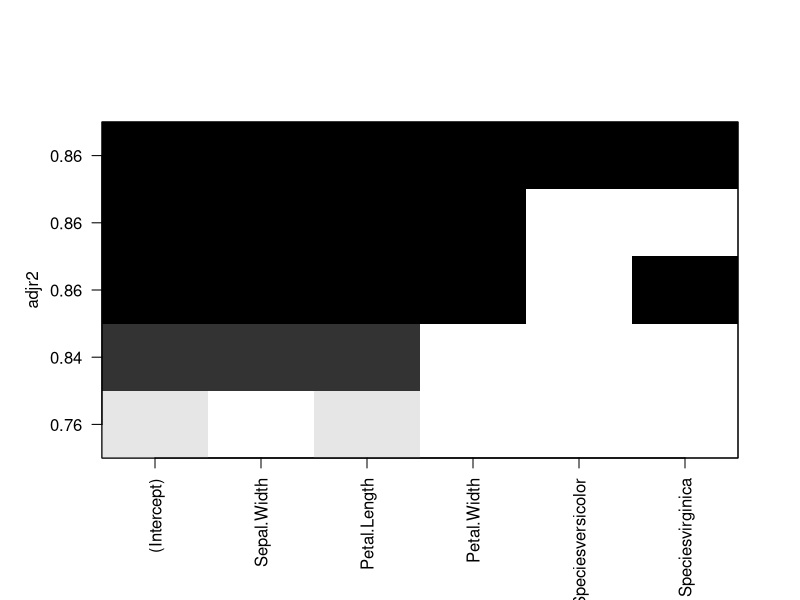
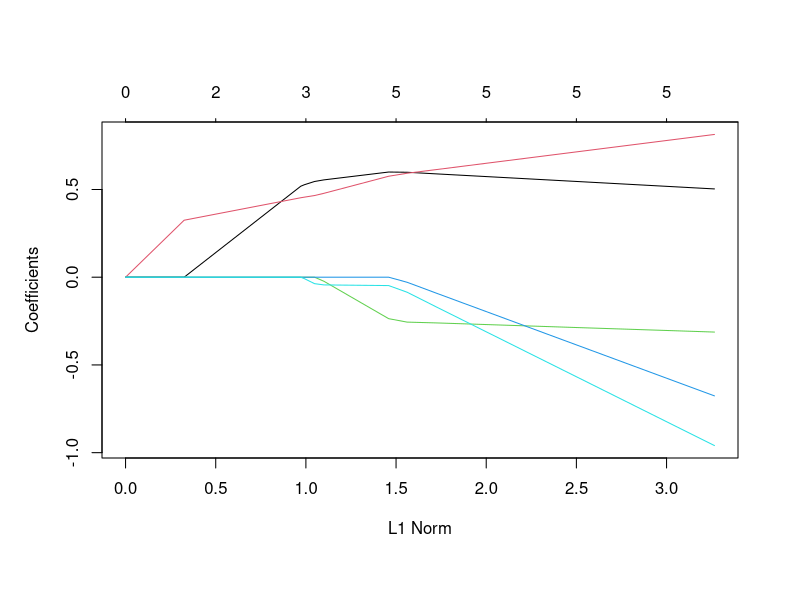
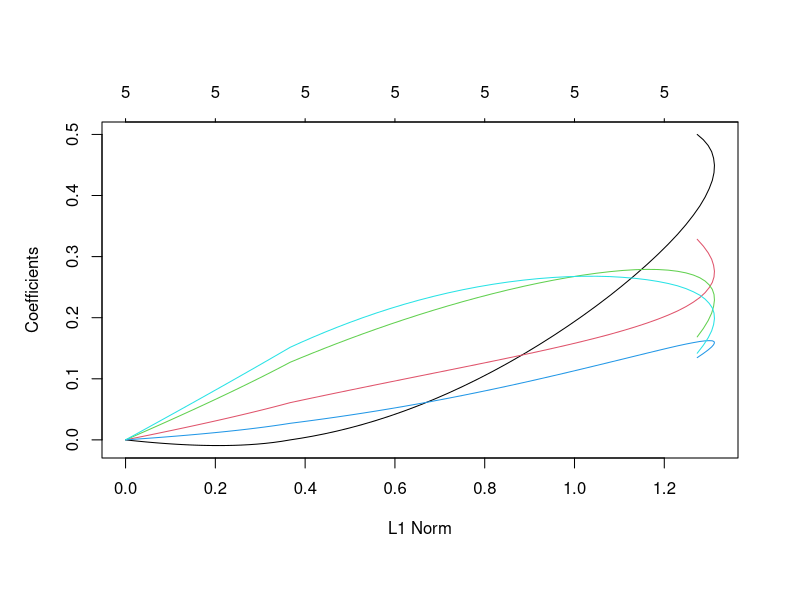
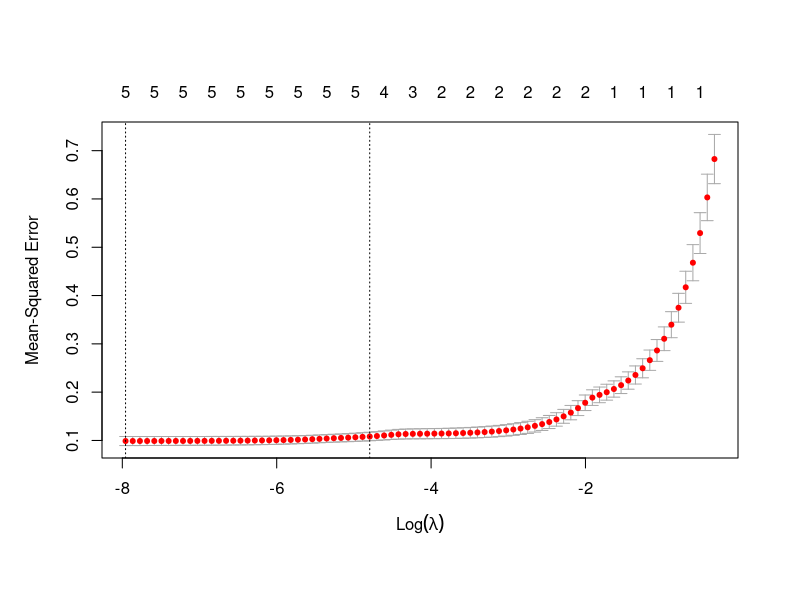
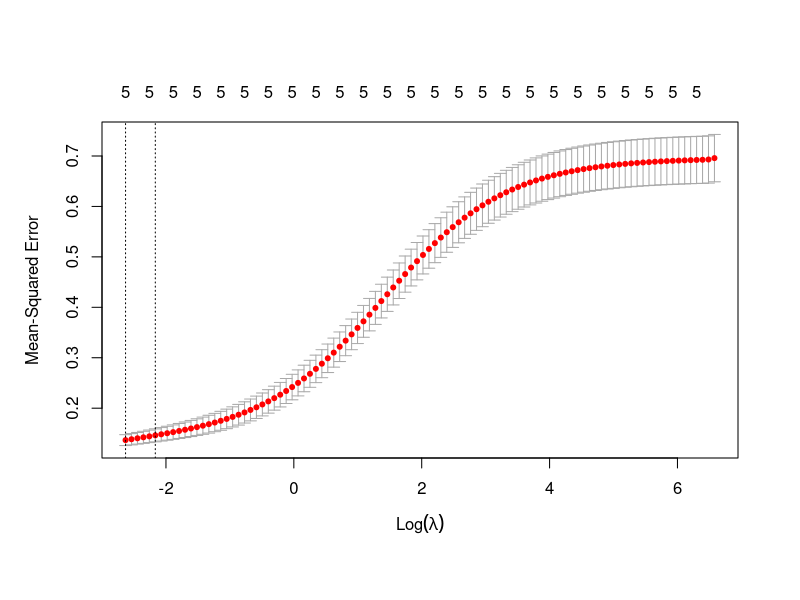

Reproduce these figures in R, in order.
library(leaps)
library(tidyverse)
library(glmnet)

#model for iris
iris <- as_data_frame(iris)

regfit <- regsubsets(Sepal.Length ~ ., iris, method = "forward", nvmax = 19)
regfit_backward <- regsubsets(Sepal.Length ~ ., iris, method = "backward", nvmax = 19)

summary_regfit <- summary(regfit)
summary_regfit
summary(regfit_backward)

names(summary_regfit)
summary_regfit$adjr2
summary_regfit$rsq
plot (regfit, scale = "adjr2")

coef(regfit, 2)

x <- model.matrix(Sepal.Length ~ ., data = iris)
x <- x[,-1]

#alpha 0 is ridge 1 is lasso
lasso = glmnet(x, iris$Sepal.Length, alpha = 1)
plot(lasso)
print(lasso)

ridge = glmnet(x, iris$Sepal.Length, alpha = 0)
plot(ridge)

set.seed(1)
cv.lasso = cv.glmnet(x, iris$Sepal.Length, alpha = 1)
plot(cv.lasso)

cv.ridge = cv.glmnet(x, iris$Sepal.Length, alpha = 0)
plot(cv.ridge)

coef(cv.lasso, s = "lambda.min")
coef(cv.ridge, s = "lambda.min")
